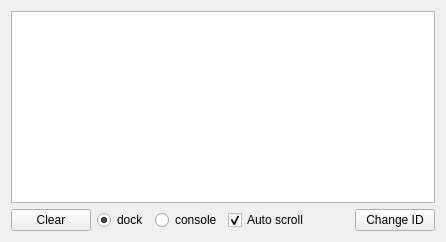
      <widget class="QWidget" name="tabConsole">
       <attribute name="icon">
        <iconset resource="resources.qrc">
         <normaloff>:/icons/resources/icons/console.png</normaloff>:/icons/resources/icons/console.png</iconset>
       </attribute>
       <attribute name="title">
        <string>Console</string>
       </attribute>
       <layout class="QVBoxLayout" name="verticalLayout_2">
        <item>
         <widget class="QPlainTextEdit" name="console">
          <property name="sizePolicy">
           <sizepolicy hsizetype="Expanding" vsizetype="MinimumExpanding">
            <horstretch>0</horstretch>
            <verstretch>0</verstretch>
           </sizepolicy>
          </property>
          <property name="contextMenuPolicy">
           <enum>Qt::CustomContextMenu</enum>
          </property>
          <property name="undoRedoEnabled">
           <bool>false</bool>
          </property>
          <property name="lineWrapMode">
           <enum>QPlainTextEdit::NoWrap</enum>
          </property>
          <property name="readOnly">
           <bool>true</bool>
          </property>
          <property name="plainText">
           <string notr="true"/>
          </property>
         </widget>
        </item>
        <item>
         <layout class="QHBoxLayout" name="horizontalLayout_6">
          <property name="bottomMargin">
           <number>0</number>
          </property>
          <item>
           <widget class="QPushButton" name="buttonConsoleclear">
            <property name="sizePolicy">
             <sizepolicy hsizetype="Minimum" vsizetype="Fixed">
              <horstretch>0</horstretch>
              <verstretch>0</verstretch>
             </sizepolicy>
            </property>
            <property name="maximumSize">
             <size>
              <width>16777215</width>
              <height>16777215</height>
             </size>
            </property>
            <property name="baseSize">
             <size>
              <width>-13825</width>
              <height>0</height>
             </size>
            </property>
            <property name="focusPolicy">
             <enum>Qt::NoFocus</enum>
            </property>
            <property name="text">
             <string>Clear</string>
            </property>
           </widget>
          </item>
          <item>
           <widget class="QRadioButton" name="radioConsole">
            <property name="text">
             <string>dock</string>
            </property>
            <property name="checked">
             <bool>true</bool>
            </property>
            <property name="autoRepeat">
             <bool>false</bool>
            </property>
           </widget>
          </item>
          <item>
           <widget class="QRadioButton" name="radioStderr">
            <property name="text">
             <string>console</string>
            </property>
           </widget>
          </item>
          <item>
           <widget class="QCheckBox" name="checkAutoScroll">
            <property name="text">
             <string>Auto scroll</string>
            </property>
            <property name="checked">
             <bool>true</bool>
            </property>
           </widget>
          </item>
          <item>
           <spacer name="horizontalSpacer_18">
            <property name="orientation">
             <enum>Qt::Horizontal</enum>
            </property>
            <property name="sizeHint" stdset="0">
             <size>
              <width>40</width>
              <height>20</height>
             </size>
            </property>
           </spacer>
          </item>
          <item>
           <widget class="QPushButton" name="buttonChangeID">
            <property name="text">
             <string>Change ID</string>
            </property>
           </widget>
          </item>
         </layout>
        </item>
       </layout>
      </widget>
